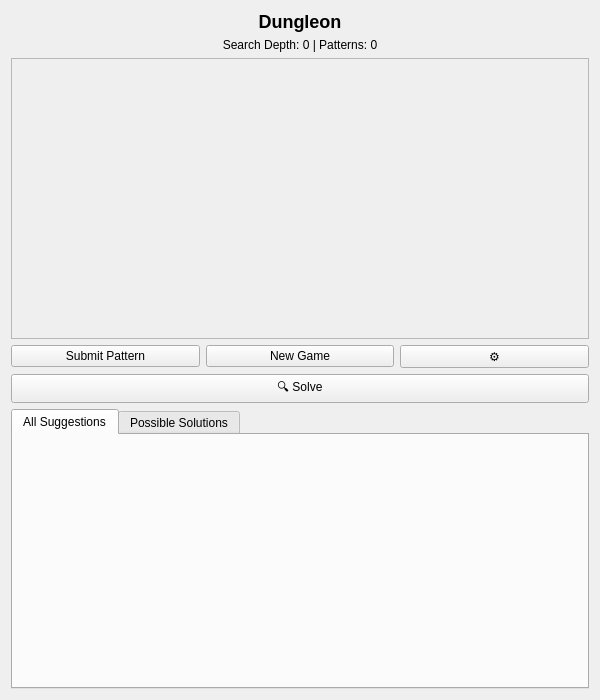
<?xml version="1.0" encoding="UTF-8"?>
<ui version="4.0">
 <class>DungleonWidget</class>
 <widget class="QWidget" name="DungleonWidget">
  <property name="geometry">
   <rect>
    <x>0</x>
    <y>0</y>
    <width>600</width>
    <height>700</height>
   </rect>
  </property>
  <layout class="QVBoxLayout" name="verticalLayout">
   <item>
    <widget class="QLabel" name="titleLabel">
     <property name="text">
      <string>&lt;h2&gt;Dungleon&lt;/h2&gt;</string>
     </property>
     <property name="alignment">
      <set>Qt::AlignCenter</set>
     </property>
    </widget>
   </item>
   <item>
    <widget class="QLabel" name="configInfoLabel">
     <property name="text">
      <string>Search Depth: 0 | Patterns: 0</string>
     </property>
     <property name="alignment">
      <set>Qt::AlignCenter</set>
     </property>
    </widget>
   </item>
   <item>
    <widget class="QScrollArea" name="bankScrollArea">
     <property name="maximumHeight">
      <number>80</number>
     </property>
     <property name="widgetResizable">
      <bool>true</bool>
     </property>
     <property name="horizontalScrollBarPolicy">
      <enum>Qt::ScrollBarAsNeeded</enum>
     </property>
     <property name="verticalScrollBarPolicy">
      <enum>Qt::ScrollBarAlwaysOff</enum>
     </property>
    </widget>
   </item>
   <item>
    <layout class="QHBoxLayout" name="buttonLayout">
     <item>
      <widget class="QPushButton" name="submitBtn">
       <property name="text">
        <string>Submit Pattern</string>
       </property>
      </widget>
     </item>
     <item>
      <widget class="QPushButton" name="newGameBtn">
       <property name="text">
        <string>New Game</string>
       </property>
      </widget>
     </item>
     <item>
      <widget class="QPushButton" name="settingsBtn">
       <property name="text">
        <string>⚙</string>
       </property>
       <property name="maximumWidth">
        <number>40</number>
       </property>
      </widget>
     </item>
    </layout>
   </item>
   <item>
    <widget class="QPushButton" name="solveBtn">
     <property name="text">
      <string>🔍 Solve</string>
     </property>
    </widget>
   </item>
   <item>
    <widget class="QTabWidget" name="resultsTabWidget">
     <property name="currentIndex">
      <number>0</number>
     </property>
     <widget class="QWidget" name="allResultsTab">
      <attribute name="title">
       <string>All Suggestions</string>
      </attribute>
     </widget>
     <widget class="QWidget" name="probablePatternsTab">
      <attribute name="title">
       <string>Possible Solutions</string>
      </attribute>
     </widget>
    </widget>
   </item>
  </layout>
 </widget>
 <resources/>
 <connections/>
</ui>
